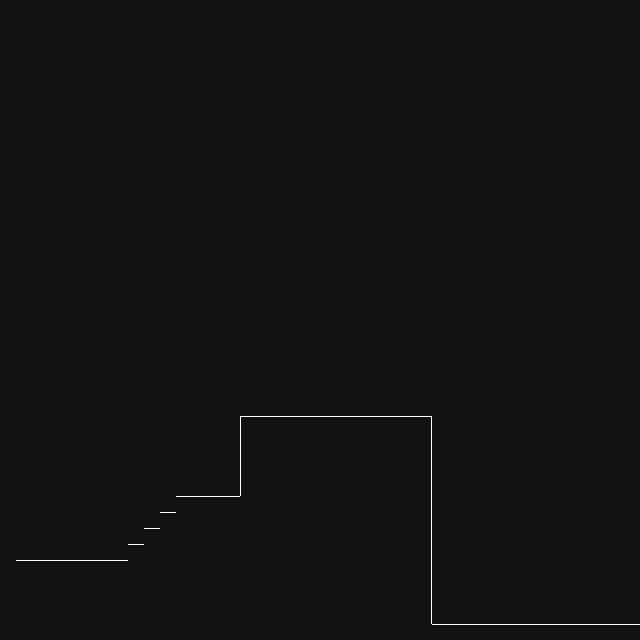

This game map was drawn from its Tiled (.tmx) file and the tilesets committed beside it. A one-line description and the full map source follow:
An orthogonal 40x40 tile map with 16x16 px tiles, 1 tile layer (1), 2 tilesets.

<map version="1.0" tiledversion="1.1.5" orientation="orthogonal" renderorder="right-down" width="40" height="40" tilewidth="16" tileheight="16" infinite="0" backgroundcolor="#111111" nextobjectid="1">
 <tileset firstgid="1" source="shades.tsx" />
 <tileset firstgid="9" source="lines.tsx" />
 <layer name="1" width="40" height="40">
  <data encoding="csv">
0,0,0,0,0,0,0,0,0,0,0,0,0,0,0,0,0,0,0,0,0,0,0,0,0,0,0,0,0,0,0,0,0,0,0,0,0,0,0,0,
0,0,0,0,0,0,0,0,0,0,0,0,0,0,0,0,0,0,0,0,0,0,0,0,0,0,0,0,0,0,0,0,0,0,0,0,0,0,0,0,
0,0,0,0,0,0,0,0,0,0,0,0,0,0,0,0,0,0,0,0,0,0,0,0,0,0,0,0,0,0,0,0,0,0,0,0,0,0,0,0,
0,0,0,0,0,0,0,0,0,0,0,0,0,0,0,0,0,0,0,0,0,0,0,0,0,0,0,0,0,0,0,0,0,0,0,0,0,0,0,0,
0,0,0,0,0,0,0,0,0,0,0,0,0,0,0,0,0,0,0,0,0,0,0,0,0,0,0,0,0,0,0,0,0,0,0,0,0,0,0,0,
0,0,0,0,0,0,0,0,0,0,0,0,0,0,0,0,0,0,0,0,0,0,0,0,0,0,0,0,0,0,0,0,0,0,0,0,0,0,0,0,
0,0,0,0,0,0,0,0,0,0,0,0,0,0,0,0,0,0,0,0,0,0,0,0,0,0,0,0,0,0,0,0,0,0,0,0,0,0,0,0,
0,0,0,0,0,0,0,0,0,0,0,0,0,0,0,0,0,0,0,0,0,0,0,0,0,0,0,0,0,0,0,0,0,0,0,0,0,0,0,0,
0,0,0,0,0,0,0,0,0,0,0,0,0,0,0,0,0,0,0,0,0,0,0,0,0,0,0,0,0,0,0,0,0,0,0,0,0,0,0,0,
0,0,0,0,0,0,0,0,0,0,0,0,0,0,0,0,0,0,0,0,0,0,0,0,0,0,0,0,0,0,0,0,0,0,0,0,0,0,0,0,
0,0,0,0,0,0,0,0,0,0,0,0,0,0,0,0,0,0,0,0,0,0,0,0,0,0,0,0,0,0,0,0,0,0,0,0,0,0,0,0,
0,0,0,0,0,0,0,0,0,0,0,0,0,0,0,0,0,0,0,0,0,0,0,0,0,0,0,0,0,0,0,0,0,0,0,0,0,0,0,0,
0,0,0,0,0,0,0,0,0,0,0,0,0,0,0,0,0,0,0,0,0,0,0,0,0,0,0,0,0,0,0,0,0,0,0,0,0,0,0,0,
0,0,0,0,0,0,0,0,0,0,0,0,0,0,0,0,0,0,0,0,0,0,0,0,0,0,0,0,0,0,0,0,0,0,0,0,0,0,0,0,
0,0,0,0,0,0,0,0,0,0,0,0,0,0,0,0,0,0,0,0,0,0,0,0,0,0,0,0,0,0,0,0,0,0,0,0,0,0,0,0,
0,0,0,0,0,0,0,0,0,0,0,0,0,0,0,0,0,0,0,0,0,0,0,0,0,0,0,0,0,0,0,0,0,0,0,0,0,0,0,0,
0,0,0,0,0,0,0,0,0,0,0,0,0,0,0,0,0,0,0,0,0,0,0,0,0,0,0,0,0,0,0,0,0,0,0,0,0,0,0,0,
0,0,0,0,0,0,0,0,0,0,0,0,0,0,0,0,0,0,0,0,0,0,0,0,0,0,0,0,0,0,0,0,0,0,0,0,0,0,0,0,
0,0,0,0,0,0,0,0,0,0,0,0,0,0,0,0,0,0,0,0,0,0,0,0,0,0,0,0,0,0,0,0,0,0,0,0,0,0,0,0,
0,0,0,0,0,0,0,0,0,0,0,0,0,0,0,0,0,0,0,0,0,0,0,0,0,0,0,0,0,0,0,0,0,0,0,0,0,0,0,0,
0,0,0,0,0,0,0,0,0,0,0,0,0,0,0,0,0,0,0,0,0,0,0,0,0,0,0,0,0,0,0,0,0,0,0,0,0,0,0,0,
0,0,0,0,0,0,0,0,0,0,0,0,0,0,0,0,0,0,0,0,0,0,0,0,0,0,0,0,0,0,0,0,0,0,0,0,0,0,0,0,
0,0,0,0,0,0,0,0,0,0,0,0,0,0,0,0,0,0,0,0,0,0,0,0,0,0,0,0,0,0,0,0,0,0,0,0,0,0,0,0,
0,0,0,0,0,0,0,0,0,0,0,0,0,0,0,0,0,0,0,0,0,0,0,0,0,0,0,0,0,0,0,0,0,0,0,0,0,0,0,0,
0,0,0,0,0,0,0,0,0,0,0,0,0,0,0,0,0,0,0,0,0,0,0,0,0,0,0,0,0,0,0,0,0,0,0,0,0,0,0,0,
0,0,0,0,0,0,0,0,0,0,0,0,0,0,0,0,0,0,0,0,0,0,0,0,0,0,0,0,0,0,0,0,0,0,0,0,0,0,0,0,
0,0,0,0,0,0,0,0,0,0,0,0,0,0,0,1610612746,9,9,9,9,9,9,9,9,9,9,10,0,0,0,0,0,0,0,0,0,0,0,0,0,
0,0,0,0,0,0,0,0,0,0,0,0,0,0,0,1610612745,0,0,0,0,0,0,0,0,0,0,2684354569,0,0,0,0,0,0,0,0,0,0,0,0,0,
0,0,0,0,0,0,0,0,0,0,0,0,0,0,0,1610612745,0,0,0,0,0,0,0,0,0,0,2684354569,0,0,0,0,0,0,0,0,0,0,0,0,0,
0,0,0,0,0,0,0,0,0,0,0,0,0,0,0,1610612745,0,0,0,0,0,0,0,0,0,0,2684354569,0,0,0,0,0,0,0,0,0,0,0,0,0,
0,0,0,0,0,0,0,0,0,0,0,0,0,0,0,1610612745,0,0,0,0,0,0,0,0,0,0,2684354569,0,0,0,0,0,0,0,0,0,0,0,0,0,
0,0,0,0,0,0,0,0,0,0,0,9,9,9,9,0,0,0,0,0,0,0,0,0,0,0,2684354569,0,0,0,0,0,0,0,0,0,0,0,0,0,
0,0,0,0,0,0,0,0,0,0,9,0,0,0,0,0,0,0,0,0,0,0,0,0,0,0,2684354569,0,0,0,0,0,0,0,0,0,0,0,0,0,
0,0,0,0,0,0,0,0,0,9,0,0,0,0,0,0,0,0,0,0,0,0,0,0,0,0,2684354569,0,0,0,0,0,0,0,0,0,0,0,0,0,
0,0,0,0,0,0,0,0,9,0,0,0,0,0,0,0,0,0,0,0,0,0,0,0,0,0,2684354569,0,0,0,0,0,0,0,0,0,0,0,0,0,
0,9,9,9,9,9,9,9,0,0,0,0,0,0,0,0,0,0,0,0,0,0,0,0,0,0,2684354569,0,0,0,0,0,0,0,0,0,0,0,0,0,
0,0,0,0,0,0,0,0,0,0,0,0,0,0,0,0,0,0,0,0,0,0,0,0,0,0,2684354569,0,0,0,0,0,0,0,0,0,0,0,0,0,
0,0,0,0,0,0,0,0,0,0,0,0,0,0,0,0,0,0,0,0,0,0,0,0,0,0,2684354569,0,0,0,0,0,0,0,0,0,0,0,0,0,
0,0,0,0,0,0,0,0,0,0,0,0,0,0,0,0,0,0,0,0,0,0,0,0,0,0,2684354569,0,0,0,0,0,0,0,0,0,0,0,0,0,
0,0,0,0,0,0,0,0,0,0,0,0,0,0,0,0,0,0,0,0,0,0,0,0,0,0,0,9,9,9,9,9,9,9,9,9,9,9,9,9
</data>
 </layer>
</map>
